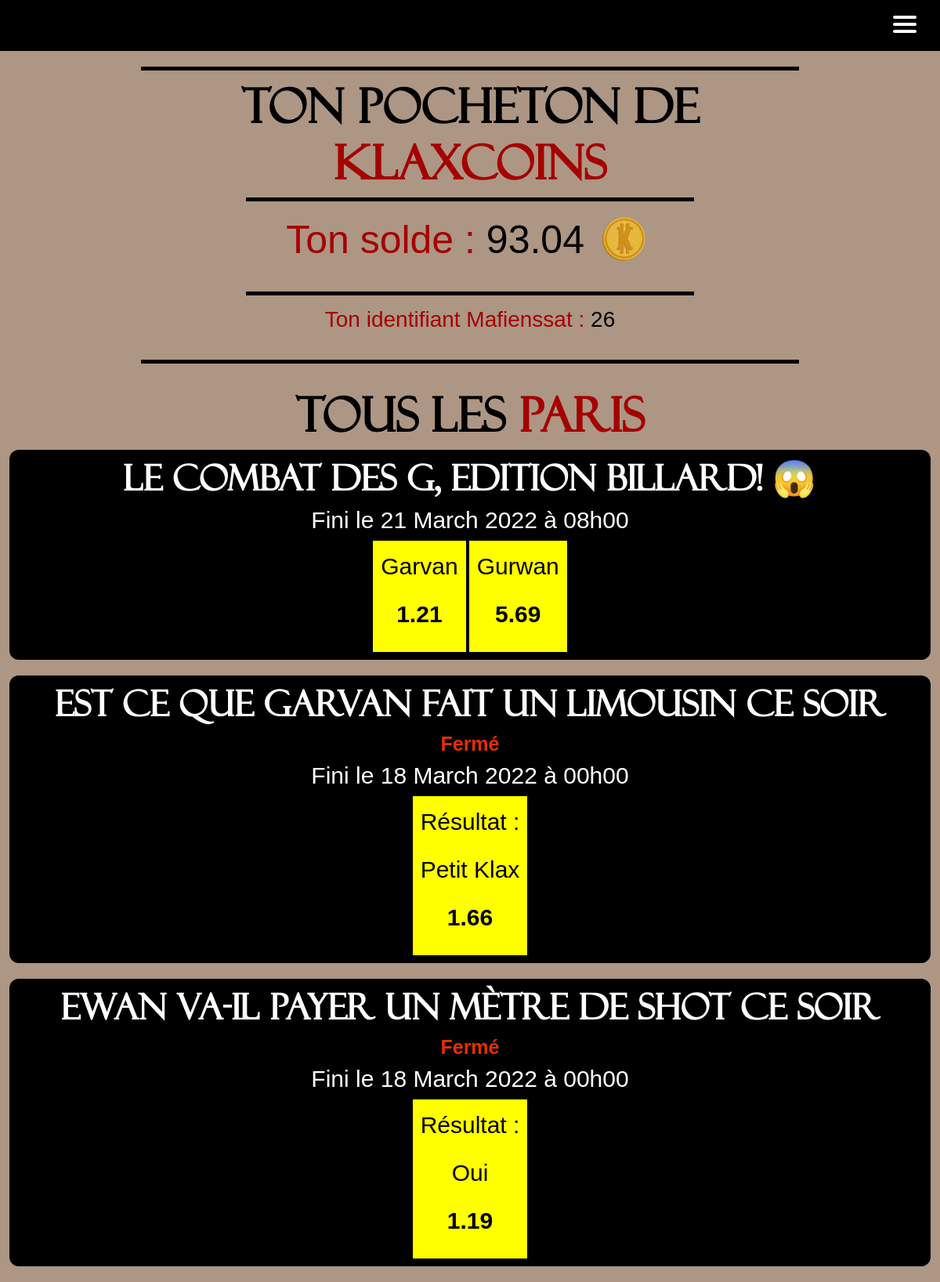
The page /home_betKlax/betKlax/ (signed in) on the database as committed earlier.
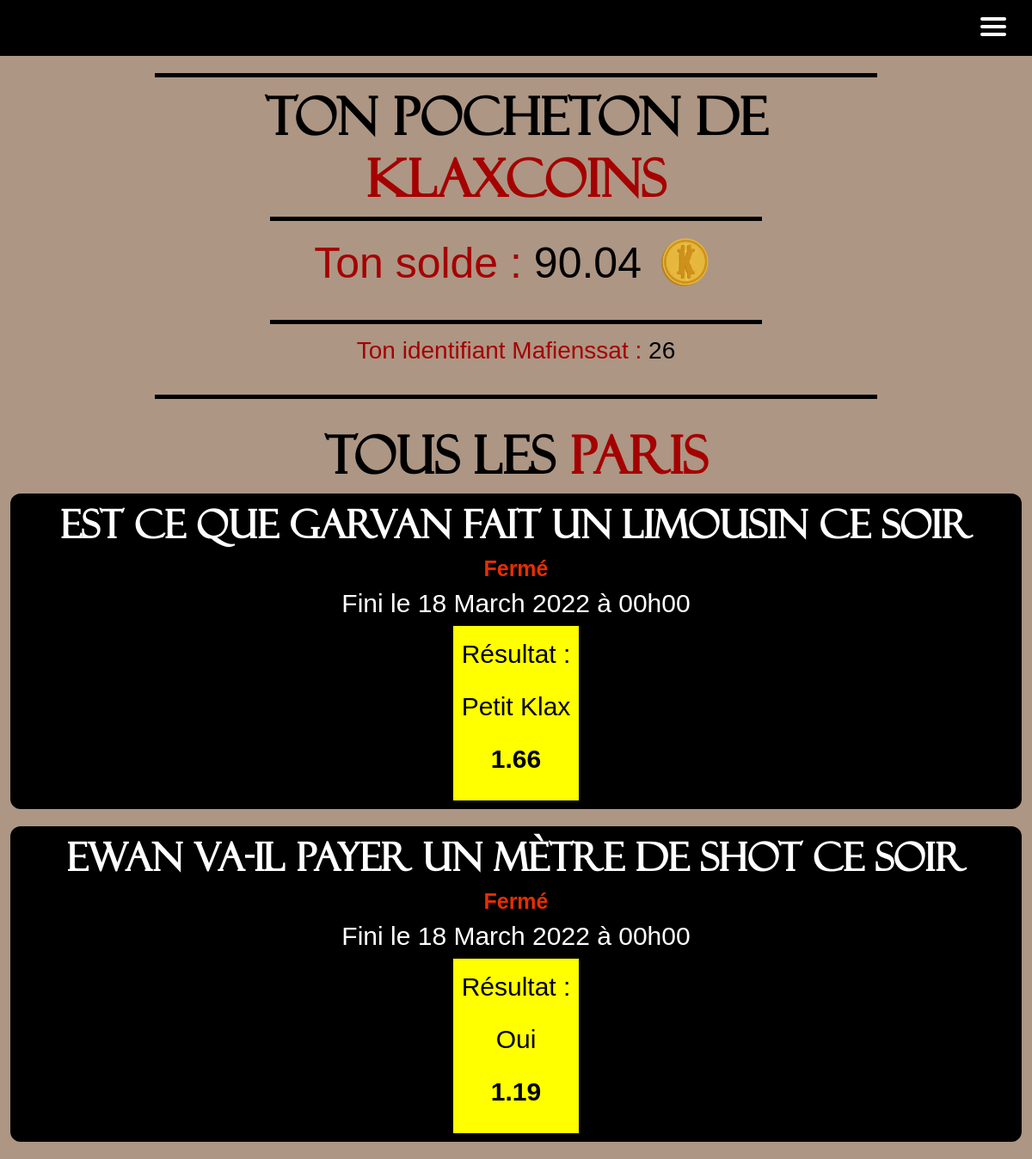
The same page on the database as committed later.
### main_app/models.py (models this page shows)
class User(AbstractUser):
    id = models.AutoField(primary_key=True, unique=True)
    first_name = models.CharField(max_length=30)
    last_name = models.CharField(max_length=30)
    username = models.CharField(max_length=20, unique=True)
    email = models.EmailField(unique=True, default="@enssat.fr")
    SECTOR = (
        ('INFO', 'Informatique'),
        ('PHOT', 'Photonique'),
        ('SNUM', 'Systèmes numériques'),
        ('IMR', 'IMR')
    )
    sector = models.CharField(max_length=4, choices=SECTOR, blank=True, help_text='Donne moi ta filière bro')
    created = models.DateTimeField(auto_now_add=True)
    updated = models.DateTimeField(auto_now=True)
    klax_coins = models.DecimalField(max_digits=12, decimal_places=2, default=100.00)
    activate = models.BooleanField(default=False)
    from_list = models.BooleanField(default=False)
    USERNAME_FIELD = 'email'
    REQUIRED_FIELDS = ['username']

class Bets(models.Model):
    id = models.AutoField(primary_key=True, unique=True)
    bet_name = models.CharField(max_length=256, unique=True)
    win_rate = models.DecimalField(max_digits=4, decimal_places=2, default=2.00)
    win_vote = models.IntegerField(default=0)
    win_gains = models.DecimalField(max_digits=12, decimal_places=2, default=1.00)
    win_name = models.CharField(max_length=128, null=False, default="Oui")
    lose_rate = models.DecimalField(max_digits=4, decimal_places=2, default=2.00)
    lose_vote = models.IntegerField(default=0)
    lose_gains = models.DecimalField(max_digits=12, decimal_places=2, default=1.00)
    lose_name = models.CharField(max_length=128, null=False, default="Non")
    created = models.DateTimeField(auto_now_add=True)
    ended = models.DateTimeField(help_text='YYYY-MM-DD HH:MM:SS')
    visible = models.BooleanField(default=False)
    closed_bet = models.BooleanField(default=False)
    RESULT = (
        ('W', 'Win'),
        ('L', 'Lose')
    )
    result = models.CharField(max_length=1, choices=RESULT, blank=False)

### main_app/views.py (the view)
# urls.py: path("home_betKlax/betKlax/", views.betKlax, name="betKlax"),
def betKlax(request):
    try:
        bets_done = StoreBets.objects.filter(user_id_id=request.user.id, closed_bet=False)
        bet = []
        for b in bets_done:
            bet.append(b.bet_id_id)
        bets = Bets.objects.exclude(id__in=bet).order_by("-id")
        user = User.objects.get(pk=request.user.id)
    except User.DoesNotExist:
        bets = Bets.objects.all()
        user = None
    return render(request, 'bets/betKlax.html', {'bets': bets, 'user': user})

### templates/bets/betKlax.html (shortened to what this page needs)
{% extends 'main.html' %}
{% block content %}
{% load static %}
{% load bootstrap5 %}
{% bootstrap_css %}
{% include 'nav.html' %}
{% if user %}
    <div class="container-fluid" id="wallet">
        <h1>Ton pocheton de <span>Klaxcoins</span></h1>
          {% if user.klax_coins > 0 %}
              <div>
                  <p><span>Ton solde : </span>{{ user.klax_coins }} <img class="img-fluid" height="75" width="75" src="{% static 'klax_or.png' %}" alt=""/></p>
                  <p style="font-size: 28px;"><span>Ton identifiant Mafienssat : </span> {{user.id}} </p>
              </div>
          {% else %}
              <div>
                  <p><span>Time to soudoyer</span> car là tu n'as aucun <img class="img-fluid" height="75" width="75" src="{% static 'klax_or.png' %}" alt=""/> à parier</p>
              </div>
          {% endif %}
    </div>
{% endif %}
<div class="container-fluid" id="betklax-pages">
    <h1 style="text-align: center; margin-top:20px">Tous les <span>paris</span></h1>
    {% for bet in bets %}
        {% if bet.visible %}
            <div class="div-du-bet">
                <h3>{{ bet.bet_name }}</h3>
                {% if bet.closed_bet %}
                    <h4 style="color: #e62e00; font-weight: bold">Fermé</h4>
                {% endif %}
                <h5>Fini le {{bet.ended | date:"d"}} {{bet.ended  | date:"F"}} {{bet.ended  | date:"o"}} à {{bet.ended | date:"H"}}h{{bet.ended | date:"i"}}</h5>
                {% if request.user.is_authenticated and not bet.closed_bet and not bet.result %}
                    <a class="button_rate" href="{% url "makeBetW" bet.id %}" id="makeBetW{{ bet.id }}">
                        <p id="label">{{ bet.win_name }}</p>
                        <p id="rate">{{ bet.win_rate }}</p>
                    </a>
                    <a class="button_rate" href="{% url "makeBetL" bet.id %}" id="makeBetL{{ bet.id }}">
                        <p id="label">{{ bet.lose_name }}</p>
                        <p id="rate">{{ bet.lose_rate }}</p>
                    </a>
                {% elif bet.result %}
                    {% if bet.result == 'W' %}
                        <div class="button_rate">
                            <p id="label">Résultat :</p>
                            <p id="label">{{ bet.win_name }}</p>
                            <p id="rate">{{ bet.win_rate }}</p>
                        </div>
                    {% else %}
                        <div class="button_rate">
                            <p id="label">Résultat :</p>
                            <p id="label">{{ bet.lose_name }}</p>
                            <p id="rate">{{ bet.lose_rate }}</p>
                        </div>
                    {% endif %}
                {% endif %}
            </div>
        {% endif %}
    {% endfor %}
</div>
{% endblock %}

Rows that differ between the two databases and show on the page:
no longer on this page (row edited): Bets: bet_name "Le combat des G, Edition billard! 😱", ended "21", ended "March", ended "2022", ended "08", ended "00", win_name "Garvan", win_rate "1.21", lose_name "Gurwan", lose_rate "5.69"
changed User id 26: klax_coins "93.04" → "90.04"
